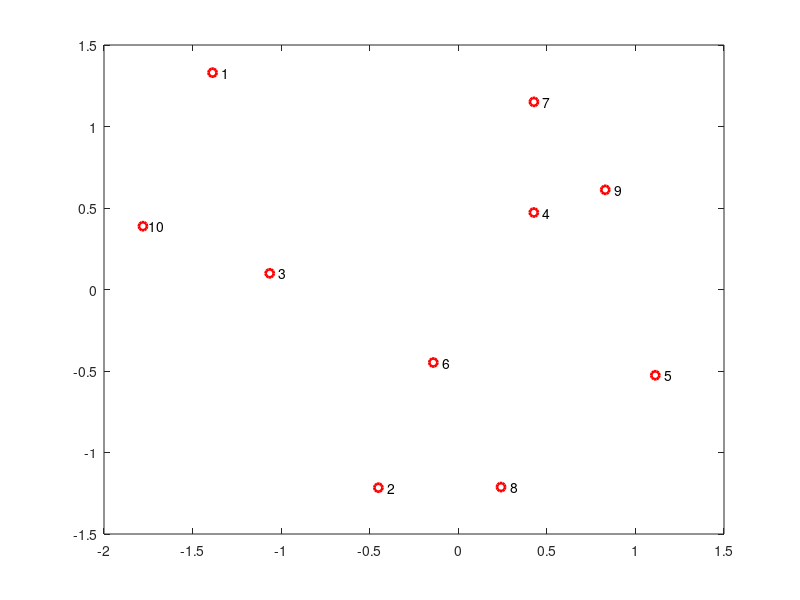

Here is the MATLAB script that generated this plot: (Note: this script raises an error after producing the figure.)
npts = 10;
xy = [randn(1,npts); randn(1,npts)];
plot(xy(1,:),xy(2,:),'ro','LineWidth',2);
text(xy(1,:), xy(2,:),[repmat('  ',npts,1), num2str((1:npts)')])
ax = gca;
ax.XTick = [];
ax.YTick = [];